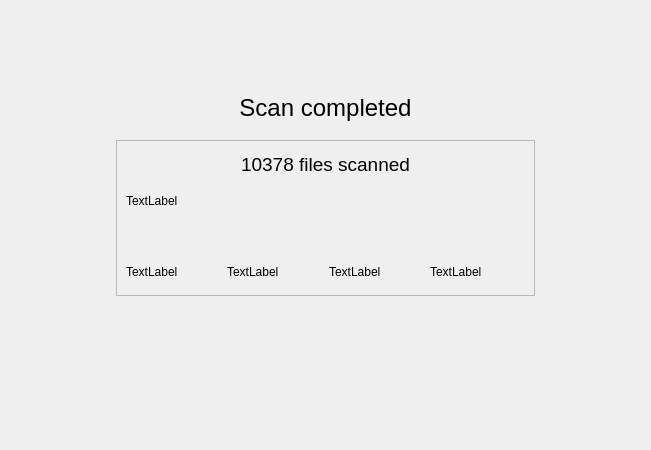
<?xml version="1.0" encoding="UTF-8"?>
<ui version="4.0">
 <class>ScanResWidget</class>
 <widget class="QWidget" name="ScanResWidget">
  <property name="geometry">
   <rect>
    <x>0</x>
    <y>0</y>
    <width>651</width>
    <height>450</height>
   </rect>
  </property>
  <property name="windowTitle">
   <string>Form</string>
  </property>
  <layout class="QVBoxLayout" name="verticalLayout_3" stretch="1,3,2">
   <item>
    <spacer name="verticalSpacer">
     <property name="orientation">
      <enum>Qt::Vertical</enum>
     </property>
     <property name="sizeHint" stdset="0">
      <size>
       <width>20</width>
       <height>40</height>
      </size>
     </property>
    </spacer>
   </item>
   <item>
    <layout class="QHBoxLayout" name="horizontalLayout_3" stretch="1,4,1">
     <item>
      <spacer name="horizontalSpacer">
       <property name="orientation">
        <enum>Qt::Horizontal</enum>
       </property>
       <property name="sizeHint" stdset="0">
        <size>
         <width>40</width>
         <height>20</height>
        </size>
       </property>
      </spacer>
     </item>
     <item>
      <layout class="QVBoxLayout" name="verticalLayout_2" stretch="1,3">
       <item>
        <widget class="QLabel" name="m_main_label">
         <property name="text">
          <string>&lt;html&gt;&lt;head/&gt;&lt;body&gt;&lt;p align=&quot;center&quot;&gt;&lt;span style=&quot; font-size:18pt;&quot;&gt;Scan completed&lt;/span&gt;&lt;/p&gt;&lt;/body&gt;&lt;/html&gt;</string>
         </property>
        </widget>
       </item>
       <item>
        <widget class="QFrame" name="frame">
         <property name="frameShape">
          <enum>QFrame::StyledPanel</enum>
         </property>
         <property name="frameShadow">
          <enum>QFrame::Raised</enum>
         </property>
         <layout class="QVBoxLayout" name="verticalLayout">
          <item>
           <widget class="QLabel" name="m_files_label">
            <property name="text">
             <string>&lt;html&gt;&lt;head/&gt;&lt;body&gt;&lt;p align=&quot;center&quot;&gt;&lt;span style=&quot; font-size:14pt;&quot;&gt;10378 files scanned&lt;/span&gt;&lt;/p&gt;&lt;/body&gt;&lt;/html&gt;</string>
            </property>
           </widget>
          </item>
          <item>
           <widget class="QLabel" name="m_info_label">
            <property name="text">
             <string>TextLabel</string>
            </property>
           </widget>
          </item>
          <item>
           <layout class="QHBoxLayout" name="m_diagram_layout">
            <property name="spacing">
             <number>1</number>
            </property>
            <item>
             <widget class="QLabel" name="m_health_label">
              <property name="styleSheet">
               <string notr="true"/>
              </property>
              <property name="text">
               <string/>
              </property>
             </widget>
            </item>
            <item>
             <widget class="QLabel" name="m_inf_label">
              <property name="styleSheet">
               <string notr="true"/>
              </property>
              <property name="text">
               <string/>
              </property>
             </widget>
            </item>
            <item>
             <widget class="QLabel" name="m_quar_label">
              <property name="styleSheet">
               <string notr="true"/>
              </property>
              <property name="text">
               <string/>
              </property>
             </widget>
            </item>
            <item>
             <widget class="QLabel" name="m_other_label">
              <property name="styleSheet">
               <string notr="true"/>
              </property>
              <property name="text">
               <string/>
              </property>
             </widget>
            </item>
           </layout>
          </item>
          <item>
           <layout class="QHBoxLayout" name="horizontalLayout_2">
            <item>
             <widget class="QLabel" name="m_healthinfo_label">
              <property name="text">
               <string>TextLabel</string>
              </property>
             </widget>
            </item>
            <item>
             <widget class="QLabel" name="m_infinfo_label">
              <property name="text">
               <string>TextLabel</string>
              </property>
             </widget>
            </item>
            <item>
             <widget class="QLabel" name="m_quarinfo_label">
              <property name="text">
               <string>TextLabel</string>
              </property>
             </widget>
            </item>
            <item>
             <widget class="QLabel" name="m_otherinfo_label">
              <property name="text">
               <string>TextLabel</string>
              </property>
             </widget>
            </item>
           </layout>
          </item>
         </layout>
        </widget>
       </item>
      </layout>
     </item>
     <item>
      <spacer name="horizontalSpacer_2">
       <property name="orientation">
        <enum>Qt::Horizontal</enum>
       </property>
       <property name="sizeHint" stdset="0">
        <size>
         <width>40</width>
         <height>20</height>
        </size>
       </property>
      </spacer>
     </item>
    </layout>
   </item>
   <item>
    <spacer name="verticalSpacer_2">
     <property name="orientation">
      <enum>Qt::Vertical</enum>
     </property>
     <property name="sizeHint" stdset="0">
      <size>
       <width>20</width>
       <height>40</height>
      </size>
     </property>
    </spacer>
   </item>
  </layout>
 </widget>
 <resources/>
 <connections/>
</ui>
